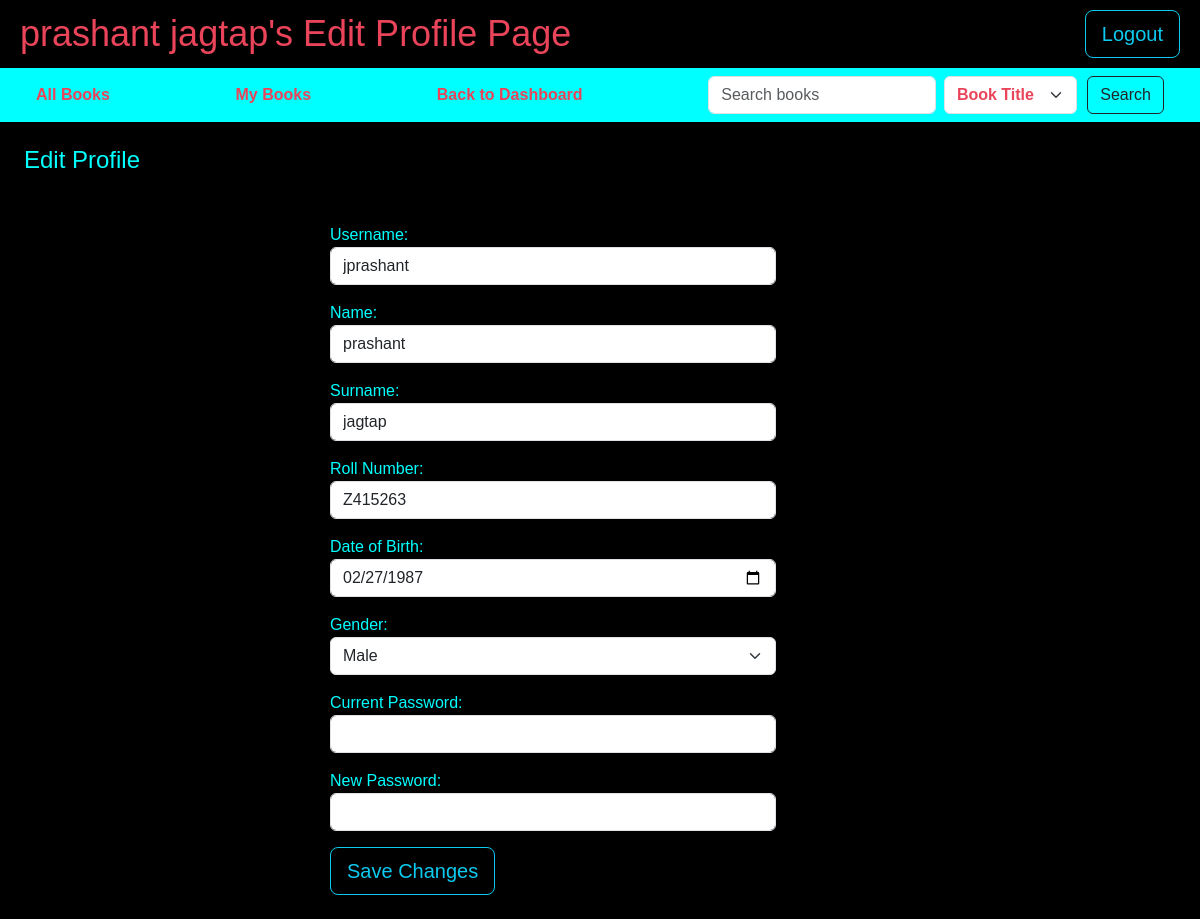
Page /student_dashboard/edit_profile (signed in) on the committed database.
### models.py (models this page shows, shortened)
class Student(db.Model, UserMixin):
    __tablename__ = 'student'
    id = db.Column(db.Integer, primary_key=True)
    username = db.Column(db.String[32],unique=True, nullable=False)
    passhash = db.Column(db.String[512],nullable=False)
    name = db.Column(db.String[64],nullable=False)
    surname = db.Column(db.String[64],nullable=False)
    dateofbirth = db.Column(db.Date, nullable=False)
    gender = db.Column(db.String[16], nullable=False)
    is_librarian = db.Column(db.Boolean, default=False)
    rollno = db.Column(db.String[64], nullable=False, unique=True)
    @property
    def password(self):
        raise AttributeError('You cannot read the password attribute!')

### app.py (the view, shortened to what this page needs)
@app.route('/student_dashboard/edit_profile', methods=['POST', 'GET'])
@login_required
def edit_profile():
    user = current_user
    return render_template('edit_profile.html', user=user)

### app.py (called while the page is built)
@login_manager.user_loader
def load_student(id):
    return db.session.query(Student).get(int(id))

### templates/edit_profile.html (shortened to what this page needs)
{% extends "base_layout.html" %}
{% block content %}
  <div class="header">
    <h1>{{user.name}} {{user.surname}}'s  Edit Profile Page</h1>
    <a href="/logout" class="btn btn-outline-info btn-lg">Logout</a>
  </div>
  <nav class="navbar" style="background-color: aqua;">
    <a href="/student_dashboard/all_books" style="color: #EA445A;text-decoration: none;">All Books</a>
    <a href="/student_dashboard/my_books" style="color: #EA445A;text-decoration: none;">My Books</a>
    <a href="/student_dashboard" style="color: #EA445A;text-decoration: none;">Back to Dashboard</a>
    <form method="POST" action="/search_books" class="d-flex" role="search">
        <input type="text" name="query" placeholder="Search books"class="form-control me-2" style="color: black;">
        <select name="filter" placeholder="" class="form-select" id="search-form">
            <option value="book_name">Book Title</option>
        </select>
        <input type="submit"value="Search" class="btn btn-outline-dark" id="search-btn"></input>
    </form>
  </nav>
    <h3>Edit Profile</h3>
    <div class="row justify-content-center align-items-center">
        <div class="col-md-6">
        <form method="POST" class="p-4 shadow-lg ">
            <div class="row mb-3 form-group">
                <label for="username" style="color: aqua;">Username:</label>
                <div class="col-sm-10">
                    <input type="text" name="username" class="form-control" value="{{user.username}}" readonly >
                </div>
            </div>
            <div class="row mb-3 form-group">
                <label for="name" style="color: aqua;">Name:</label>
                <div class="col-sm-10">
                    <input type="text" name="name" class="form-control" value="{{user.name}}">
                </div>
            </div>
                <div class="row mb-3 form-group">
                <label for="surname" style="color: aqua;">Surname:</label>
                <div class="col-sm-10">
                    <input type="text" name="surname" class="form-control" value="{{user.surname}}">
                </div>
            </div>
            <div class="row mb-3 form-group">
                <label for="rollno" style="color: aqua;">Roll Number:</label>
                <div class="col-sm-10">
                    <input type="text" name="rollno" class="form-control" value="{{user.rollno}}" readonly>
                </div>
            </div>
            <div class="row mb-3 form-group">
                <label for="dob" style="color: aqua;">Date of Birth:</label>
                <div class="col-sm-10">
                    <input type="date" name="dob" class="form-control" value="{{user.dateofbirth}}">
                </div>
            </div>
            <div class="row mb-3 form-group">
                <label for="gender" style="color: aqua;">Gender:</label>
                <div class="col-sm-10">
                    <select type="gender" name="gender" class="form-select">
                        <option value="Male">Male</option>
                    </select>
                </div>
            </div>
            <div class="row mb-3 form-group">
                <label for="c_password" style="color: aqua;">Current Password:</label>
                <div class="col-sm-10">
                    <input type="password" name="c_password" class="form-control" required>
                </div>
            </div>
            <div class="row mb-3 form-group">
                <label for="n_password" style="color: aqua;">New Password:</label>
                <div class="col-sm-10">
                    <input type="password" name="n_password" class="form-control" required>
                </div>
            </div>
            <input type="submit" value="Save Changes" class="btn btn-outline-info btn-lg form-group">
        </form>
{%endblock%}

### static/style.css (style rules this page uses)
body { background-color: #000000; color:#EA445A ; font-family: Arial, sans-serif; margin: 0; padding: 0; }
.header { padding: 10px 20px; display: flex; justify-content: space-between; align-items: center; }
.header h1 { margin: 0; }
.navbar { color: yellow; text-decoration: none; padding-left: 3%; padding-right: 3%; font-weight: bold; margin-bottom: 2%; }
#search-form { width: 50%; color: #EA445A; font-weight: bold; }
#search-btn { margin-left: 10px; }
.row div:nth-child(3n+1) { clear: both; }
h1 { font-size: 36px; text-align: center; margin-bottom: 2%; }
h3 { font-size: 24px; margin-bottom: 2%; color:aqua; margin-left: 2%; }

### rows in the picture
Student: name "prashant", surname "jagtap", username "jprashant", rollno "Z415263", dob "02/27/1987"
